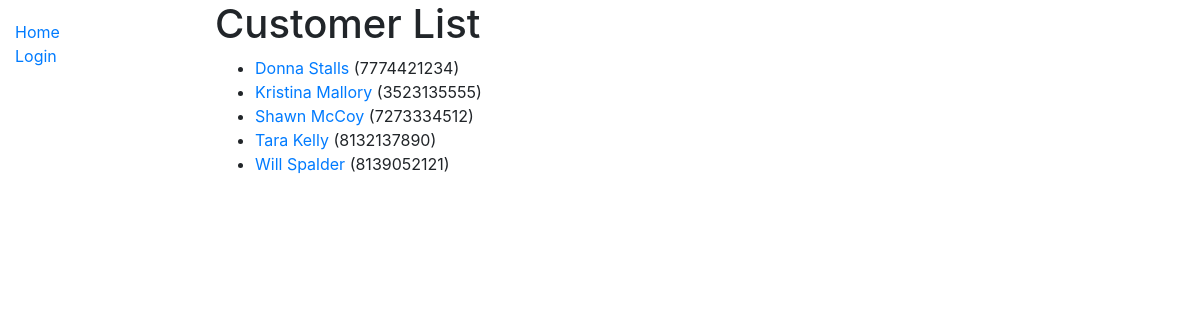
/home/, run on the app's committed database.
### home/models.py (models this page shows, shortened)
class customer(models.Model):
	name = models.CharField(max_length = 40, help_text = 'Customer name')
	phone = models.IntegerField(help_text = 'Phone Number')
	address = models.CharField(max_length = 40, help_text = 'Mailing Address')
	city = models.CharField(max_length = 20, help_text = 'City')
	state = models.CharField(max_length = 2, help_text = 'State')
	zip_code = models.IntegerField(help_text = 'Zip Code')
	email_add = models.EmailField(max_length = 25, help_text = 'Email Address')
	class Meta:
		ordering = ['name']
	def get_absolute_url(self):
		return reverse('customer-detail', args=[str(self.id)])

### home/views.py (the view)
# urls.py: path('home/', SearchResultsView.as_view(), name='search_results'),
class SearchResultsView(generic.ListView):
	model = customer
	template_name = 'search_results.html'
	def get_queryset(self):
		query = self.request.GET.get("q", default='')
		return customer.objects.filter(Q(name__icontains=query))
	paginate_by = 10

### templates/home/customer_list.html (shortened to what this page needs)
<html>
<body>
{% extends "base.html" %}
{% block content %}
  <h1>Customer List</h1>
  {% if customer_list %}
  <ul>
    {% for customer in customer_list %}
      <li>
        <a href="{{ customer.get_absolute_url }}">{{ customer.name }}</a> ({{customer.phone}})
      </li>
    {% endfor %}
  </ul>
  {% else %}
    <p>There are no customers in the system.</p>
  {% endif %}
{% endblock %}

### data on the page
customer: name "Donna Stalls", phone "7774421234"
customer: name "Kristina Mallory", phone "3523135555"
customer: name "Shawn McCoy", phone "7273334512"
customer: name "Tara Kelly", phone "8132137890"
customer: name "Will Spalder", phone "8139052121"
